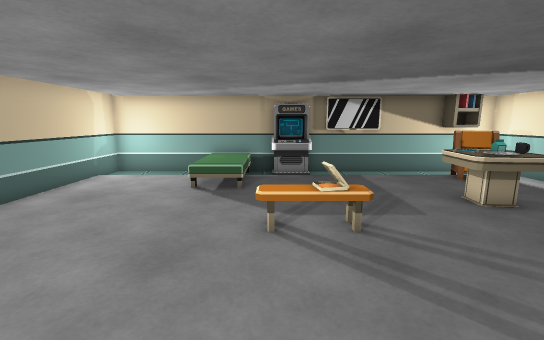
View 1 (above)

14 first-person views from a walk through a 3-D level made in the Unity game engine. The camera is 1.2 m above the floor, tilts 10° down and sees 90° across. The floor is counted in squares, 0.5 m on a side. Each view is taken from the middle of a square. On the plan, view 1 faces up. The plan holds only what a view shows up to about 18 squares ahead; the rest is blank. Some animated figures are not drawn.

View 2
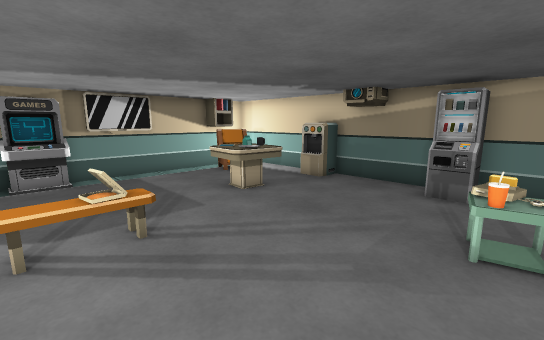

View 3
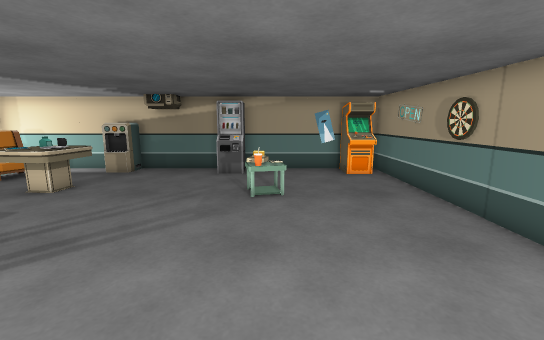

View 4
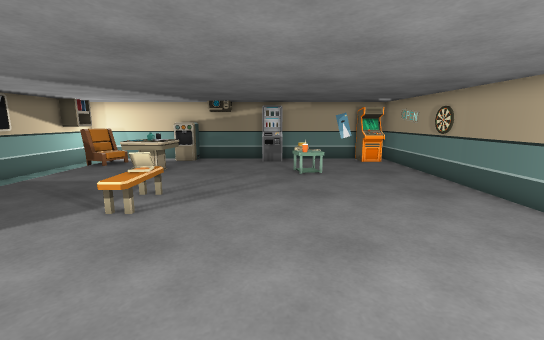

View 5
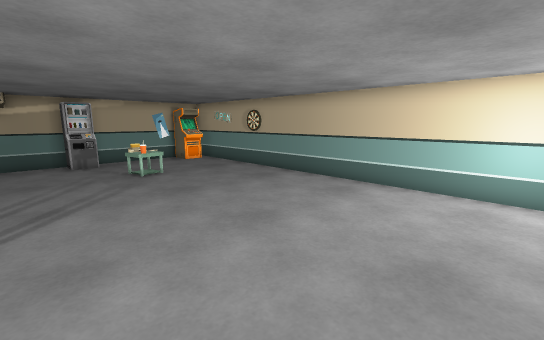

View 6
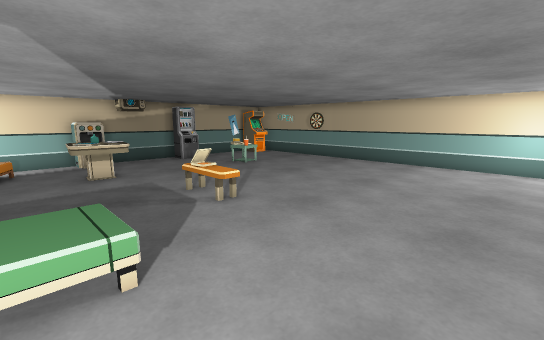

View 7
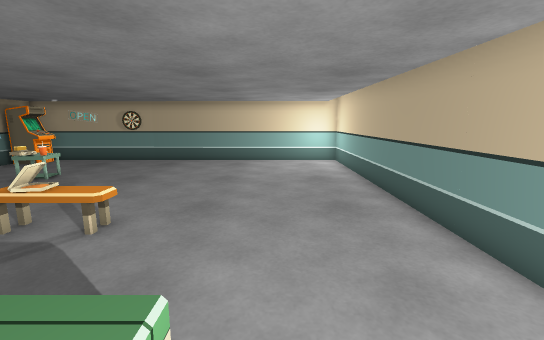

View 8
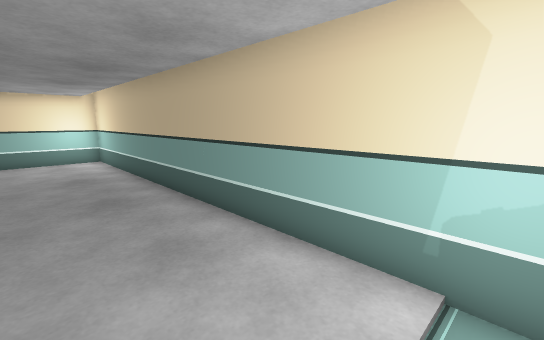

View 9
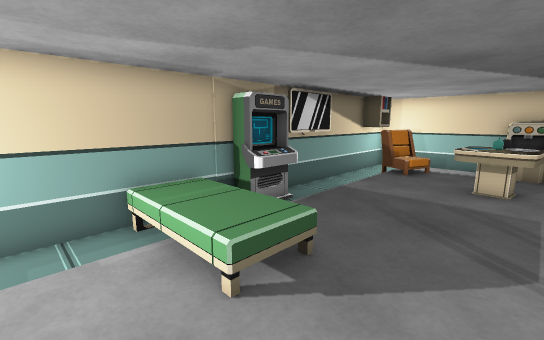

View 10
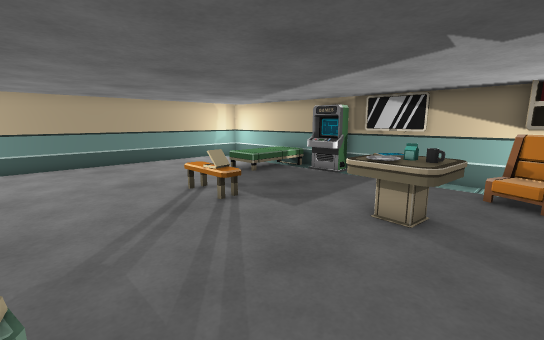

View 11
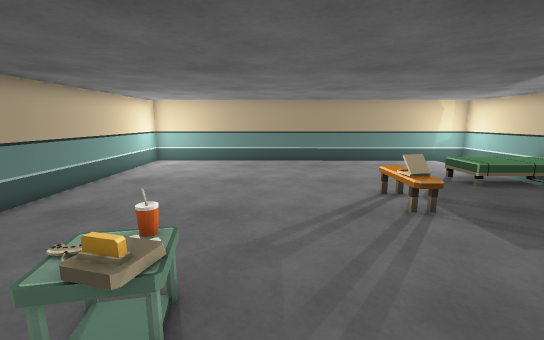

View 12
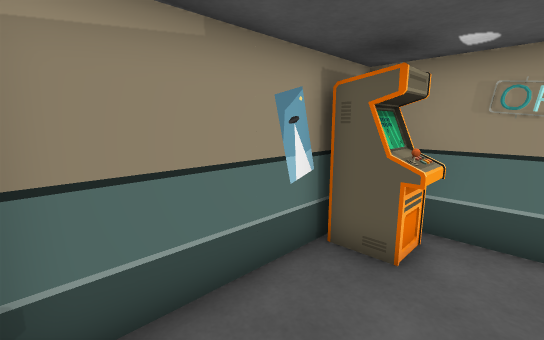

View 13
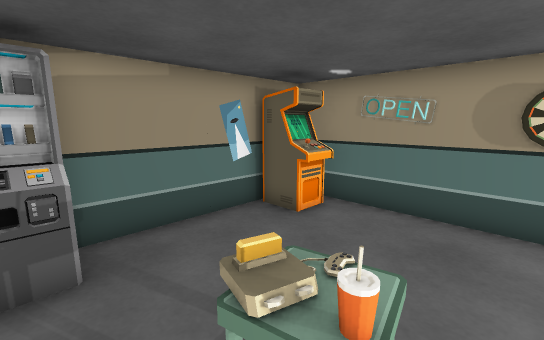

View 14
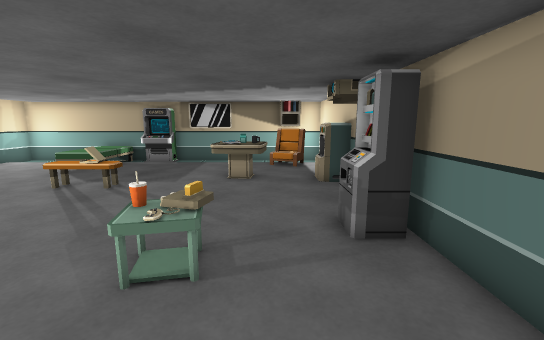

### Floor plan
Key: @ floor where view 1 was taken; # wall or solid block; . floor; O other object.
Columns run from 8 left of view 1 to 11 right of it. Each row starts with its distance up from view 1.
 14 ####################
 13 #....OO.OOO.....OO##
 12 #....OO.........OOO#
 11 #....OO..........O.#
 10 #....OO............#
  9 #.............OOO..#
  8 #............OOOO.OO
  7 #.............OOO.OO
  6 #.......OOO.......O#
  5 #.................OO
  4 #..................#
  3 #.................O#
  2 #.................O#
  1 #.............OO..O#
  0 #.......@.....OO...#
 -1 #..................#
 -2 #..................#
 -3 #..................#
 -4 #................OO#
 -5 ##################O#
 -6              #######

Positions as (right, up) in squares from view 1, and headings:
1: (0, 0), facing up
2: (0, 0), facing up-right
3: (-3, 0), facing right
4: (-7, 2), facing right
5: (-7, 5), facing down-right
6: (-7, 11), facing down-right
7: (-4, 12), facing down
8: (-4, 13), facing down-left
9: (-5, 7), facing up-right
10: (9, 1), facing up-left
11: (9, 2), facing left
12: (8, 1), facing down-right
13: (5, 2), facing down-right
14: (8, -4), facing up
